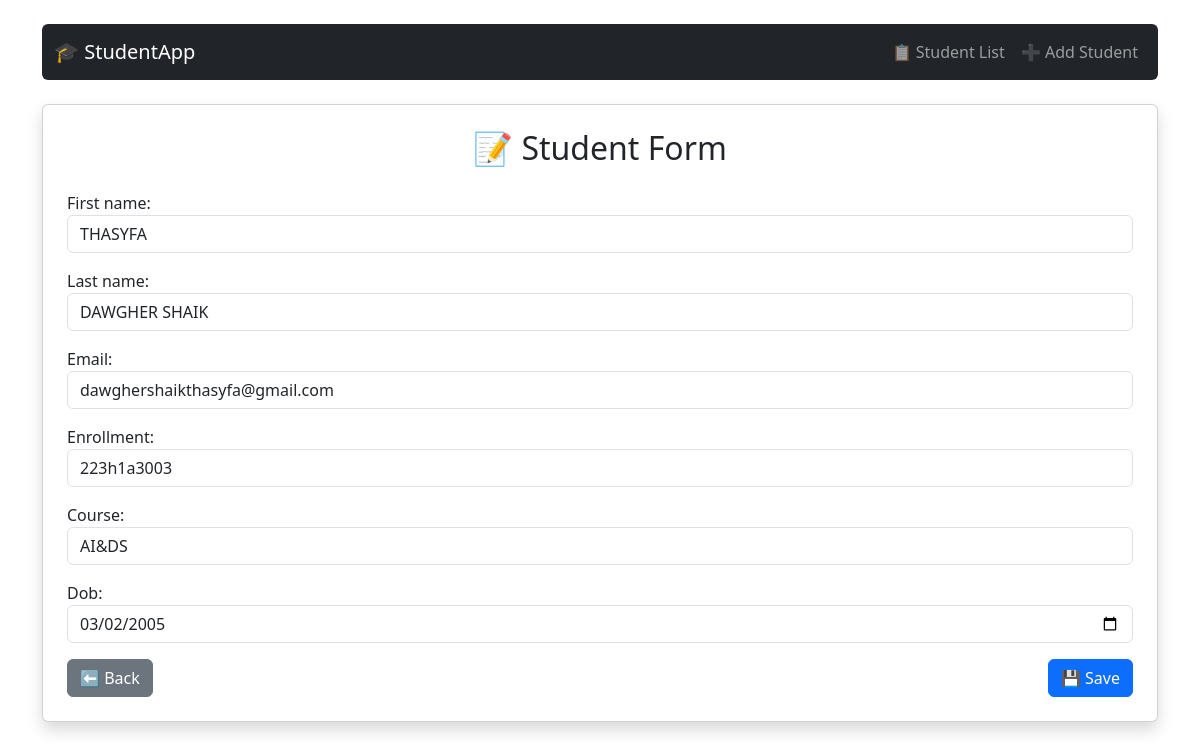
The app's page /students/2/edit/ with its own data.
### student/models.py (models this page shows, shortened)
class Student(models.Model):
    first_name = models.CharField(max_length=100)
    last_name = models.CharField(max_length=100)
    email = models.EmailField(unique=True)
    enrollment = models.CharField(max_length=50, unique=True)
    course = models.CharField(max_length=100)
    dob = models.DateField()

### student/views.py (the view)
# urls.py: path('<int:pk>/edit/', views.student_update, name='student_update'),
def student_update(request, pk):
    student = get_object_or_404(Student, pk=pk)
    if request.method == 'POST':
        form = StudentForm(request.POST, instance=student)
        if form.is_valid():
            form.save()
            return redirect('student_list')
    else:
        form = StudentForm(instance=student)
    return render(request, 'student/student_form.html', {'form': form})

### student/forms.py
class StudentForm(forms.ModelForm):
    class Meta:
        model = Student
        fields = ['first_name', 'last_name', 'email', 'enrollment', 'course', 'dob']
        widgets = {
            'dob': forms.DateInput(attrs={'type': 'date', 'class': 'form-control'}),
            'first_name': forms.TextInput(attrs={'class': 'form-control'}),
            'last_name': forms.TextInput(attrs={'class': 'form-control'}),
            'email': forms.EmailInput(attrs={'class': 'form-control'}),
            'enrollment': forms.TextInput(attrs={'class': 'form-control'}),
            'course': forms.TextInput(attrs={'class': 'form-control'}),
        }

### student/templates/student/student_form.html (shortened to what this page needs)
<!DOCTYPE html>
<html>
<head>
    <link href="https://cdn.jsdelivr.net/npm/bootstrap@5.3.3/dist/css/bootstrap.min.css" rel="stylesheet">
</head>
<body class="container py-4">
    <nav class="navbar navbar-expand-lg navbar-dark bg-dark mb-4 rounded">
        <div class="container-fluid">
            <a class="navbar-brand" href="{% url 'student_list' %}">🎓 StudentApp</a>
            <div class="collapse navbar-collapse">
                <ul class="navbar-nav ms-auto">
                    <li class="nav-item">
                        <a class="nav-link" href="{% url 'student_list' %}">📋 Student List</a>
                    </li>
                    <li class="nav-item">
                        <a class="nav-link" href="{% url 'student_create' %}">➕ Add Student</a>
                    </li>
                </ul>
            </div>
        </div>
    </nav>
    <div class="card shadow p-4">
        <h2 class="mb-4 text-center">📝 Student Form</h2>
        <form method="post">
            {{ form.as_p }}
            <div class="d-flex justify-content-between">
                <a href="{% url 'student_list' %}" class="btn btn-secondary">⬅ Back</a>
                <button type="submit" class="btn btn-primary">💾 Save</button>
            </div>
        </form>
    </div>
</body>
</html>

### records on screen
Student: first_name "THASYFA", last_name "DAWGHER SHAIK", email "dawghershaikthasyfa@gmail.com", enrollment "223h1a3003", course "AI&DS", dob "03/02/2005"
